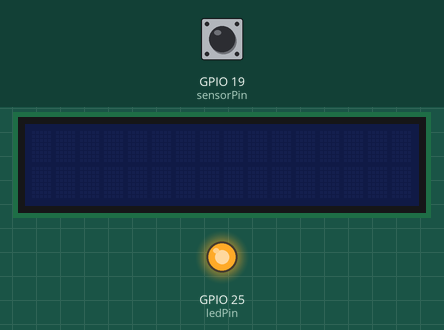
Simulated run of this program. Board: ESP32. On the bench: 16×2 character LCD, output pins drawn as LEDs (lit = HIGH). The inputs (shaded band) are chosen by the test bench; at power-on: GPIO 19 (sensorPin) LOW. What the program prints to the serial monitor is not drawn.

Above: at 1.2 s.
1.3 s: GPIO 19 (sensorPin) driven HIGH
At 1.9 s:
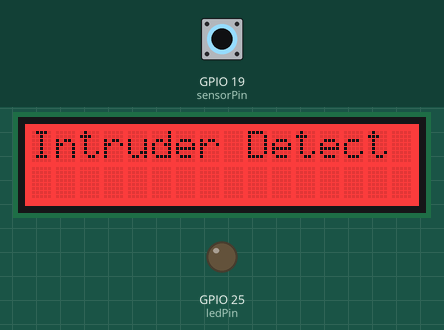
4.3 s: GPIO 19 (sensorPin) pulsed LOW 2 times (0.12 s each, 0.3 s apart)
At 6.8 s:
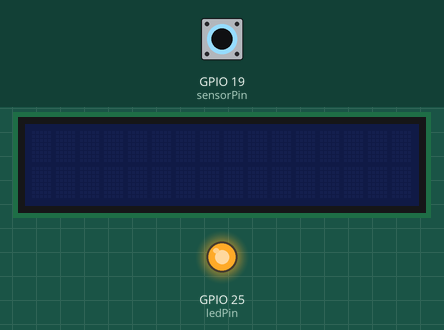
7.9 s: GPIO 19 (sensorPin) pulsed LOW 5 times (0.12 s each, 0.3 s apart)
At 8.6 s:
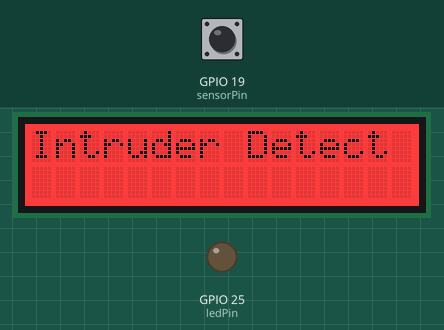
Timing chart, 0 to 11.5 s (numbered marks = the images above; inputs shaded):
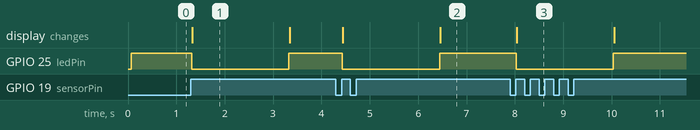

The program:

main.cpp
```cpp
/**********************************************************************
  Title:    Infrared Detector triggers an Interrupt Service Routine
  Author:   David Elmo Ross
  Date:     Aug 9th,2025
  Description: This program will cause the RGB LED to come on, and
               the LCD Screen to turn RED with INTRUDER DETECT
               when motion is detected. It will also show on the
               screen PC Screen as well
**********************************************************************/
#include <Arduino.h>              // include arduino library
#include "rgb_lcd.h"              // include rgb_lcd library
#include <Wire.h>                 // include Library for Wire.h
int sensorPin =19 ;               // Pin # of the infrared motion sensor pin
int ledPin = 25;                  // Pin # of the BUILTIN LED
volatile int count=0;
rgb_lcd lcd;                      // declare lcd to be of class rgb_lcd

static portMUX_TYPE my_mutex = portMUX_INITIALIZER_UNLOCKED;

void IRAM_ATTR isr()              // puts isr code into RAM for fast response
{
  portENTER_CRITICAL(&my_mutex);  // Block any processes accessing sensorPin
                                  // since IRQ PB_PIN access is MUTually EXclusive.
      count=1;                    // make counter 1 to indicate isr() has executed
  portEXIT_CRITICAL(&my_mutex);   // allow other processes to access sensorPin
}


void setup()
{
  Wire.begin(SDA, SCL);          // attach to the IIC pin
  lcd.begin(16,2);               // start up the LCD
  Serial.begin(9600);            // initialize serial
  pinMode(sensorPin, INPUT);     // set ESP32 pin to input mode
  pinMode(ledPin, OUTPUT);       // set BUILT IN LED to output
                                 // allows PORT Multiplexer to LOCK processes
                                 // from accessing PB_PIN at the same time


                                 // trigger isr on RISING edge from IR Sensor
  attachInterrupt(digitalPinToInterrupt(sensorPin),&isr,RISING);
                                 // print DETECTION STATUS at (10,32) on screen
  printf("\e[2J\e[10;32HDetection Status");
                                 // set future text to BOLD CYAN
  printf("\e[1;36m");
}

void loop()
{
  if (count==1)                    // if motion detected
  {
    digitalWrite(ledPin,LOW);      // turn on RED RGB LED
    lcd.setRGB(0xff,0,0);          // TURN LCD to RED
    lcd.setCursor(0,0);            // lcd to col 0 row o
    lcd.print("Intruder Detect "); // print INTRUDER DETECT on LCD
    printf("\e[11;36HDetected");   // print DETECTED at (11,36) on Screen
    fflush(stdout);                // flush output to screen
    delay(2000);                   // delay for 2sec
    count=0;                       // reset count to 0
  }
  digitalWrite(ledPin,HIGH);       // TURN OFF BUILT IN LED
  printf("\e[11;36H        ");     // clear DETECTED message
  lcd.setRGB(0,0,0);               // turn off RGB on LCD
  lcd.setCursor(0,0);              // lcd Cursor to col 0 row 0
  lcd.print("                ");   // clear detected message
}
```

Measured:
- after the input at 1.3 s, GPIO 25 (ledPin): HIGH → LOW at once, → HIGH 2.0 s later; the display: changes at once (image 1)
- after the input at 4.3 s, GPIO 25 (ledPin): HIGH → LOW after 0.13 s, → HIGH 2.0 s later; the display: first changes after 0.14 s (image 2 shows a later state)
- after the input at 7.9 s, GPIO 25 (ledPin): HIGH → LOW after 0.12 s, → HIGH 2.0 s later; the display: changes after 0.14 s (image 3)
- what the display in image 1 shows lasts 2.0 s, from 1.3 s to 3.3 s
